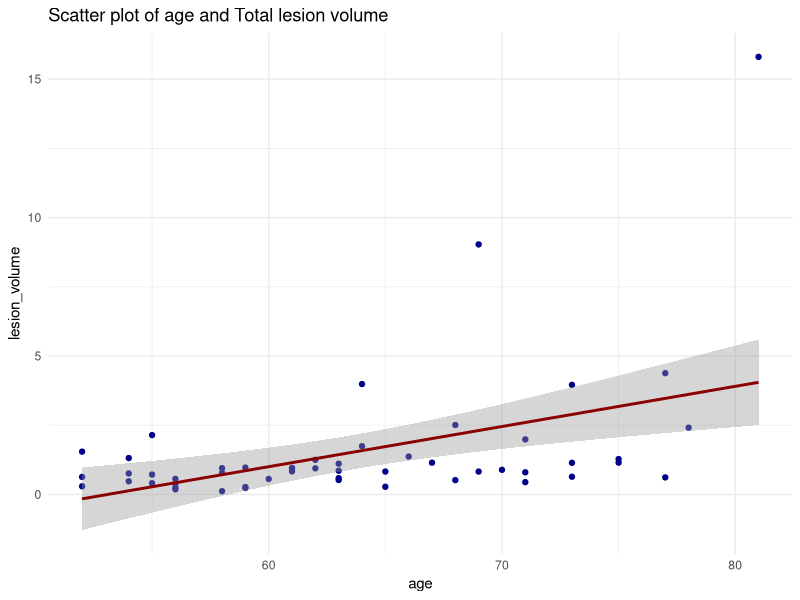
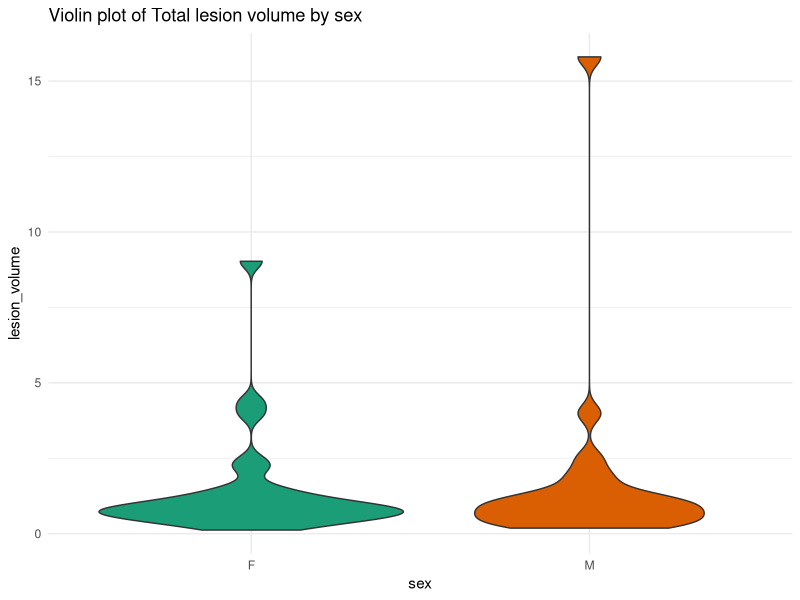
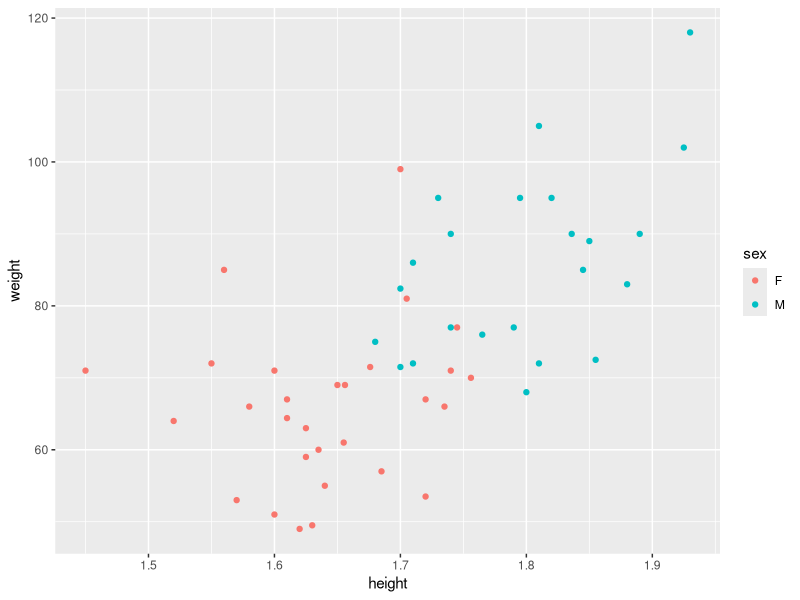
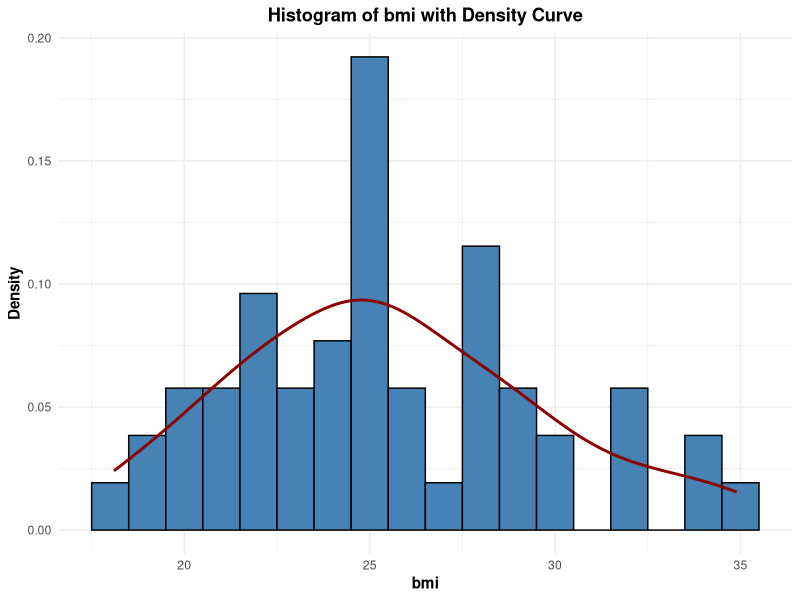
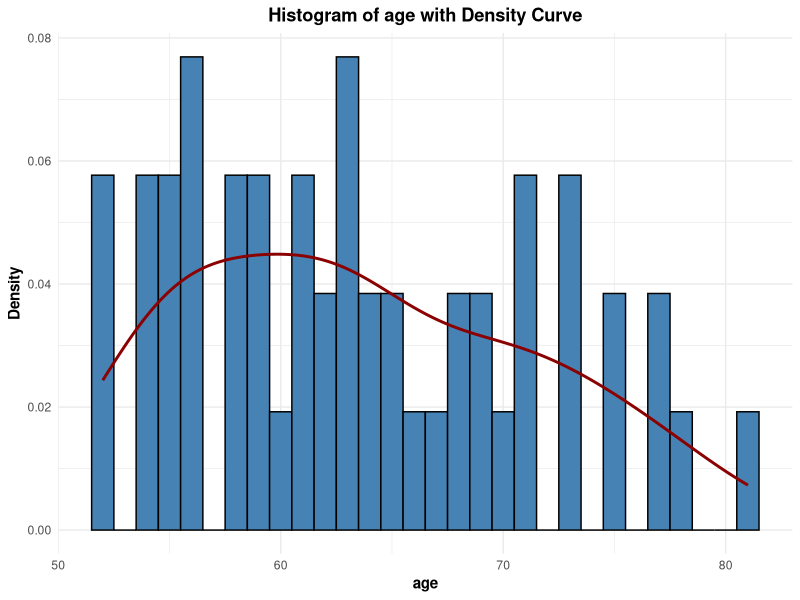
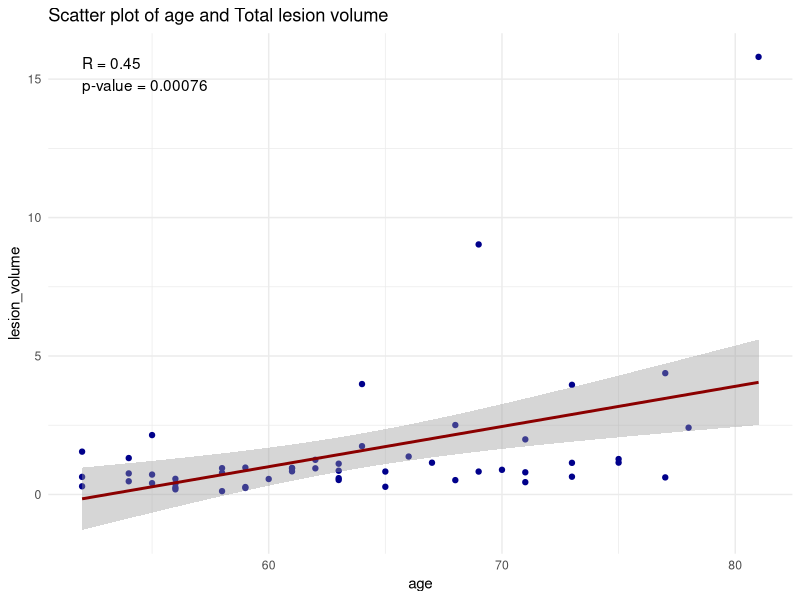
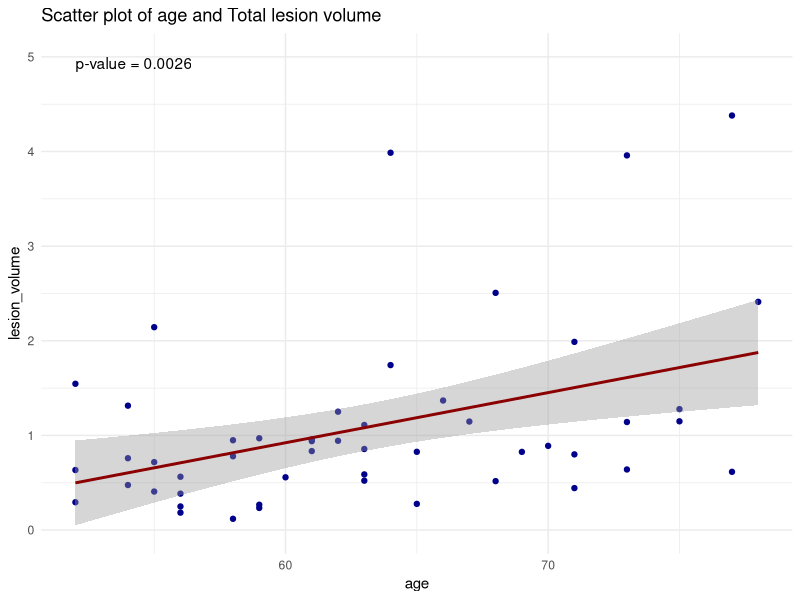
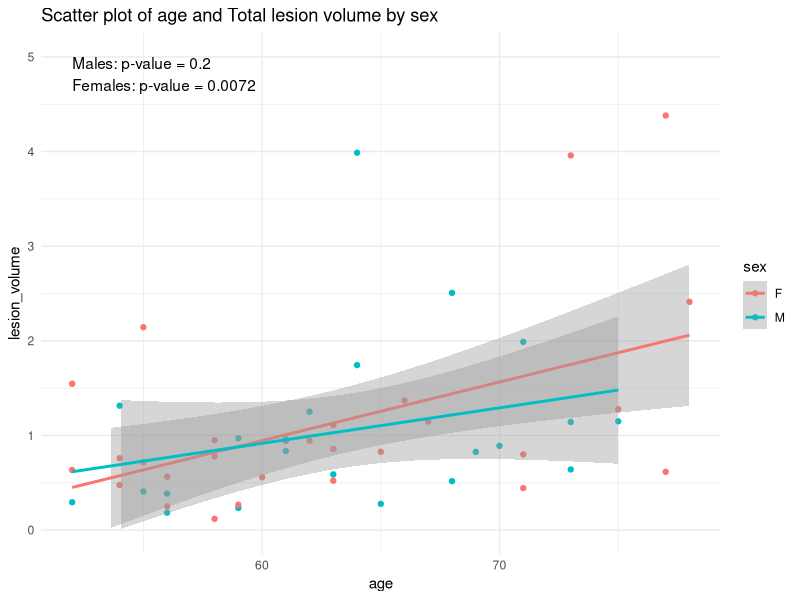

R code for these plots, in order:
## ---- chunk 1
knitr::opts_chunk$set(echo = TRUE)
## ---- chunk 2
library(tidyverse)
library(ggplot2)
library(rmarkdown)
library(ggpubr)
## ---- chunk 3
data <- read_csv("../data/participant_data.csv")
## ---- chunk 4
head(data)
## ---- chunk 5
summary(data)
## ---- chunk 6
ggplot(data, aes(x = age, y = `lesion_volume`)) +
  geom_point(color = "darkblue") +
  geom_smooth(method = "lm", se = TRUE, color = "darkred", linetype = "solid") +
  labs(title = "Scatter plot of age and Total lesion volume",
       x = "age",
       y = "lesion_volume") +
  theme_minimal()
## ---- chunk 7
ggplot(data, aes(x = sex, y = `lesion_volume`)) +
  geom_violin(aes(fill = sex), scale = "area", trim = TRUE) +
  scale_fill_brewer(palette = "Dark2") +
  labs(title = "Violin plot of Total lesion volume by sex",
       x = "sex",
       y = "lesion_volume") +
  theme_minimal() +
  theme(legend.position = "none")
## ---- chunk 8
g <- ggplot(data, aes(x=height, y=weight, colour=sex))
g <- g + geom_point()
g
## ---- chunk 9
ggplot(data, aes(x = bmi)) +
  geom_histogram(aes(y = after_stat(density)), binwidth = 1, fill = "steelblue", color = "black") +
  geom_density(color = "darkred", linetype = "solid", linewidth = 1) +
  labs(title = "Histogram of bmi with Density Curve",
       x = "bmi",
       y = "Density") +
  theme_minimal() +
  theme(plot.title = element_text(face = "bold", hjust = 0.5),
        axis.title.x = element_text(face = "bold"),
        axis.title.y = element_text(face = "bold"))
## ---- chunk 10
ggplot(data, aes(x = age)) +
  geom_histogram(aes(y = after_stat(density)), binwidth = 1, fill = "steelblue", color = "black") +
  geom_density(color = "darkred", linetype = "solid", linewidth = 1) +
  labs(title = "Histogram of age with Density Curve",
       x = "age",
       y = "Density") +
  theme_minimal() +
  theme(plot.title = element_text(face = "bold", hjust = 0.5),
        axis.title.x = element_text(face = "bold"),
        axis.title.y = element_text(face = "bold"))
## ---- chunk 11
group_by(data, sex) %>%
  summarise(
    count = n(),
    mean = mean(height, na.rm = TRUE),
    sd = sd(height, na.rm = TRUE)
  )

group_by(data, sex) %>%
  summarise(
    count = n(),
    mean = mean(weight, na.rm = TRUE),
    sd = sd(weight, na.rm = TRUE)
  )
## ---- chunk 12
women<-data[which(data$sex=="F"),] 
men<-data[which(data$sex=="M"),] 

t.test(women$height, men$height)
t.test(women$weight, men$weight)
## ---- chunk 13
# Calculate linear regression
regression <- lm(`lesion_volume` ~ age, data = data)
r_value <- cor(data$age, data$`lesion_volume`)
p_value <- summary(regression)$coefficients[2, "Pr(>|t|)"]

# Create plot
ggplot(data, aes(x = age, y = `lesion_volume`)) +
  geom_point(color = "darkblue") +
  geom_smooth(method = "lm", se = TRUE, color = "darkred", linetype = "solid") +
  labs(title = "Scatter plot of age and Total lesion volume",
       x = "age",
       y = "lesion_volume") +
  theme_minimal() +
  annotate("text", x = min(data$age), y = max(data$`lesion_volume`),
           label = paste("R = ", round(r_value, 2), "\np-value = ", format.pval(p_value, digits = 2), sep = ""),
           hjust = 0, vjust = 1)
## ---- chunk 14
# Remove 21st and 30th rows
data_removed <- data[-c(21, 30),]

# Perform linear regression
model <- lm(`lesion_volume` ~ age, data = data_removed)
p_value <- summary(model)$coefficients[2, "Pr(>|t|)"]

# Create a scatter plot
ggplot(data_removed, aes(x = age, y = `lesion_volume`)) +
  geom_point(color = "darkblue") +
  geom_smooth(method = "lm", se = TRUE, color = "darkred", linetype = "solid") +
  labs(title = "Scatter plot of age and Total lesion volume",
       x = "age",
       y = "lesion_volume") +
  scale_y_continuous(limits = c(0, 5)) +
  theme_minimal() +
  annotate("text", x = min(data_removed$age), y = 5,
           label = paste("p-value = ", format.pval(p_value, digits = 2), sep = ""),
           hjust = 0, vjust = 1)
## ---- chunk 15
# Perform linear regression for each sex
model_male <- lm(`lesion_volume` ~ age, data = data_removed[data_removed$sex == "M",])
model_female <- lm(`lesion_volume` ~ age, data = data_removed[data_removed$sex == "F",])

# Extract p-values
p_value_male <- summary(model_male)$coefficients[2, "Pr(>|t|)"]
p_value_female <- summary(model_female)$coefficients[2, "Pr(>|t|)"]

# Create a scatter plot separating Males and Females
ggplot(data_removed, aes(x = age, y = `lesion_volume`, color = sex)) +
  geom_point() +
  geom_smooth(method = "lm", se = TRUE, linetype = "solid") +
  labs(title = "Scatter plot of age and Total lesion volume by sex",
       x = "age",
       y = "lesion_volume") +
  scale_y_continuous(limits = c(0, 5)) +
  theme_minimal() +
  annotate("text", x = min(data_removed$age), y = 5,
           label = paste("Males: p-value = ", format.pval(p_value_male, digits = 2), "\nFemales: p-value = ", format.pval(p_value_female, digits = 2), sep = ""),
           hjust = 0, vjust = 1)
## ---- chunk 16
rt_data <- read_csv("../data/rt_data.csv")
## ---- chunk 17
# Create a theme for scientific publication
theme_publication <- theme_minimal() +
  theme(
    plot.title = element_text(face = "bold", size = 14, hjust = 0.5),
    axis.title = element_text(face = "bold", size = 12),
    axis.text = element_text(size = 10),
    legend.position = "none"
  )

# Plot Age against correct_rt
rt_model <- lm(correct_rt ~ Age, data = rt_data)
rt_p_value <- summary(rt_model)$coefficients[2, "Pr(>|t|)"]

rt_plot <- ggplot(rt_data, aes(x = Age, y = correct_rt)) +
  geom_point(color = "darkblue") +
  geom_smooth(method = "lm", se = FALSE, color = "darkred", linetype = "solid") +
  labs(title = "Reaction Time vs. Age",
       x = "Age",
       y = "Mean Correct Reaction Time (ms)") +
  theme_publication +
  annotate("text", x = min(rt_data$Age), y = max(rt_data$correct_rt),
           label = paste("p-value =", format.pval(rt_p_value, digits = 3)),
           hjust = 0, vjust = 1, size = 4)

# Plot Age against correct_percent
percent_model <- lm(correct_percent ~ Age, data = rt_data)
percent_p_value <- summary(percent_model)$coefficients[2, "Pr(>|t|)"]

percent_plot <- ggplot(rt_data, aes(x = Age, y = correct_percent)) +
  geom_point(color = "darkblue") +
  geom_smooth(method = "lm", se = FALSE, color = "darkred", linetype = "solid") +
  labs(title = "Correct Percentage vs. Age",
       x = "Age",
       y = "Correct Percentage (%)") +
  theme_publication +
  annotate("text", x = min(rt_data$Age), y = max(rt_data$correct_percent),
           label = paste("p-value =", format.pval(percent_p_value, digits = 3)),
           hjust = 0, vjust = 1, size = 4)

# Display the plots
print(rt_plot)
print(percent_plot)
## ---- chunk 18
# Create a theme for scientific publication
theme_publication <- theme_minimal() +
  theme(
    plot.title = element_text(face = "bold", size = 14, hjust = 0.5),
    axis.title = element_text(face = "bold", size = 12),
    axis.text = element_text(size = 10),
    legend.title = element_blank(),
    legend.text = element_text(size = 10),
    legend.position = "bottom"
  )

# Plot Age against correct_rt separated by Sex
rt_model_m <- lm(correct_rt ~ Age, data = rt_data[rt_data$Sex == "M", ])
rt_model_f <- lm(correct_rt ~ Age, data = rt_data[rt_data$Sex == "F", ])
rt_p_value_m <- summary(rt_model_m)$coefficients[2, "Pr(>|t|)"]
rt_p_value_f <- summary(rt_model_f)$coefficients[2, "Pr(>|t|)"]

rt_plot <- ggplot(rt_data, aes(x = Age, y = correct_rt, color = Sex)) +
  geom_point() +
  geom_smooth(method = "lm", se = FALSE, linetype = "solid") +
  labs(title = "Reaction Time vs. Age by Sex",
       x = "Age",
       y = "Correct Reaction Time (ms)") +
  scale_color_manual(values = c("darkblue", "darkred"),
                     labels = c("Female", "Male")) +
  theme_publication +
  annotate("text", x = min(rt_data$Age), y = max(rt_data$correct_rt),
           label = paste("Males: p-value =", format.pval(rt_p_value_m, digits = 3),
                         "\nFemales: p-value =", format.pval(rt_p_value_f, digits = 3)),
           hjust = 0, vjust = 1, size = 4) +
  guides(color = guide_legend(title = "Sex"))

# Plot Age against correct_percent separated by Sex
percent_model_m <- lm(correct_percent ~ Age, data = rt_data[rt_data$Sex == "M", ])
percent_model_f <- lm(correct_percent ~ Age, data = rt_data[rt_data$Sex == "F", ])
percent_p_value_m <- summary(percent_model_m)$coefficients[2, "Pr(>|t|)"]
percent_p_value_f <- summary(percent_model_f)$coefficients[2, "Pr(>|t|)"]

percent_plot <- ggplot(rt_data, aes(x = Age, y = correct_percent, color = Sex)) +
  geom_point() +
  geom_smooth(method = "lm", se = FALSE, linetype = "solid") +
  labs(title = "Correct Percentage vs. Age by Sex",
       x = "Age",
       y = "Correct Percentage (%)") +
  scale_color_manual(values = c("darkblue", "darkred"),
                     labels = c("Female", "Male")) +
  theme_publication +
  annotate("text", x = min(rt_data$Age), y = min(rt_data$correct_percent),
           label = paste("Males: p-value =", format.pval(percent_p_value_m, digits = 3),
                         "\nFemales: p-value =", format.pval(percent_p_value_f, digits = 3)),
           hjust = 0, vjust = 0, size = 4) +
  guides(color = guide_legend(title = "Sex"))

# Display the plots
print(rt_plot)
print(percent_plot)
## ---- chunk 19
# Create a theme for scientific publication
theme_publication <- theme_minimal() +
  theme(
    plot.title = element_text(face = "bold", size = 14, hjust = 0.5),
    axis.title = element_text(face = "bold", size = 12),
    axis.text = element_text(size = 10),
    legend.position = "none"
  )

# Plot lesion_number against correct_percent
model_ln_cp <- lm(correct_percent ~ lesion_number, data = rt_data)
p_value_ln_cp <- summary(model_ln_cp)$coefficients[2, "Pr(>|t|)"]

plot_ln_cp <- ggplot(rt_data, aes(x = lesion_number, y = correct_percent)) +
  geom_point(color = "darkblue", alpha = 0.7) +
  geom_smooth(method = "lm", se = FALSE, color = "darkblue", linetype = "solid") +
  labs(title = "Lesion Number vs. Correct Percentage",
       x = "Lesion Number",
       y = "Correct Percentage (%)") +
  annotate("text", x = max(rt_data$lesion_number), y = max(rt_data$correct_percent),
           label = paste("p-value =", format.pval(p_value_ln_cp, digits = 3)),
           hjust = 1, vjust = 1, size = 4) +
  theme_publication

# Plot lesion_number against correct_rt
model_ln_rt <- lm(correct_rt ~ lesion_number, data = rt_data)
p_value_ln_rt <- summary(model_ln_rt)$coefficients[2, "Pr(>|t|)"]

plot_ln_rt <- ggplot(rt_data, aes(x = lesion_number, y = correct_rt)) +
  geom_point(color = "darkred", alpha = 0.7) +
  geom_smooth(method = "lm", se = FALSE, color = "darkred", linetype = "solid") +
  labs(title = "Lesion Number vs. Correct Reaction Time",
       x = "Lesion Number",
       y = "Correct Reaction Time (ms)") +
  annotate("text", x = max(rt_data$lesion_number), y = max(rt_data$correct_rt),
           label = paste("p-value =", format.pval(p_value_ln_rt, digits = 3)),
           hjust = 1, vjust = 1, size = 4) +
  theme_publication

# Plot lesion_volume against correct_percent
model_lv_cp <- lm(correct_percent ~ lesion_volume, data = rt_data)
p_value_lv_cp <- summary(model_lv_cp)$coefficients[2, "Pr(>|t|)"]

plot_lv_cp <- ggplot(rt_data, aes(x = lesion_volume, y = correct_percent)) +
  geom_point(color = "darkblue", alpha = 0.7) +
  geom_smooth(method = "lm", se = FALSE, color = "darkblue", linetype = "solid") +
  labs(title = "Lesion Volume vs. Correct Percentage",
       x = "Lesion Volume",
       y = "Correct Percentage (%)") +
  annotate("text", x = max(rt_data$lesion_volume), y = max(rt_data$correct_percent),
           label = paste("p-value =", format.pval(p_value_lv_cp, digits = 3)),
           hjust = 1, vjust = 1, size = 4) +
  theme_publication

# Plot lesion_volume against correct_rt
model_lv_rt <- lm(correct_rt ~ lesion_volume, data = rt_data)
p_value_lv_rt <- summary(model_lv_rt)$coefficients[2, "Pr(>|t|)"]

plot_lv_rt <- ggplot(rt_data, aes(x = lesion_volume, y = correct_rt)) +
  geom_point(color = "darkred", alpha = 0.7) +
  geom_smooth(method = "lm", se = FALSE, color = "darkred", linetype = "solid") +
  labs(title = "Lesion Volume vs. Correct Reaction Time",
       x = "Lesion Volume",
       y = "Correct Reaction Time (ms)") +
  annotate("text", x = max(rt_data$lesion_volume), y = max(rt_data$correct_rt),
           label = paste("p-value =", format.pval(p_value_lv_rt, digits = 3)),
           hjust = 1, vjust = 1, size = 4) +
  theme_publication

# Display the plots
print(plot_ln_cp)
print(plot_ln_rt)
print(plot_lv_cp)
print(plot_lv_rt)
## ---- chunk 20
# Create a theme for scientific publication
theme_publication <- theme_minimal() +
  theme(
    plot.title = element_text(face = "bold", size = 14, hjust = 0.5),
    axis.title = element_text(face = "bold", size = 12),
    axis.text = element_text(size = 10),
    legend.position = "none"
  )

# Subset the data to exclude lesion_volume greater than 5
rt_data_subset <- subset(rt_data, lesion_volume <= 5)

# Plot lesion_number against correct_percent
model_ln_cp <- lm(correct_percent ~ lesion_number, data = rt_data_subset)
p_value_ln_cp <- summary(model_ln_cp)$coefficients[2, "Pr(>|t|)"]

plot_ln_cp <- ggplot(rt_data_subset, aes(x = lesion_number, y = correct_percent)) +
  geom_point(color = "darkblue", alpha = 0.7) +
  geom_smooth(method = "lm", se = FALSE, color = "darkblue", linetype = "solid") +
  labs(title = "Lesion Number vs. Correct Percentage",
       x = "Lesion Number",
       y = "Correct Percentage (%)") +
  annotate("text", x = max(rt_data_subset$lesion_number), y = max(rt_data_subset$correct_percent),
           label = paste("p-value =", format.pval(p_value_ln_cp, digits = 3)),
           hjust = 1, vjust = 1, size = 4) +
  theme_publication

# Plot lesion_number against correct_rt
model_ln_rt <- lm(correct_rt ~ lesion_number, data = rt_data_subset)
p_value_ln_rt <- summary(model_ln_rt)$coefficients[2, "Pr(>|t|)"]

plot_ln_rt <- ggplot(rt_data_subset, aes(x = lesion_number, y = correct_rt)) +
  geom_point(color = "darkred", alpha = 0.7) +
  geom_smooth(method = "lm", se = FALSE, color = "darkred", linetype = "solid") +
  labs(title = "Lesion Number vs. Correct Reaction Time",
       x = "Lesion Number",
       y = "Correct Reaction Time (ms)") +
  annotate("text", x = max(rt_data_subset$lesion_number), y = max(rt_data_subset$correct_rt),
           label = paste("p-value =", format.pval(p_value_ln_rt, digits = 3)),
           hjust = 1, vjust = 1, size = 4) +
  theme_publication

# Plot lesion_volume against correct_percent
model_lv_cp <- lm(correct_percent ~ lesion_volume, data = rt_data_subset)
p_value_lv_cp <- summary(model_lv_cp)$coefficients[2, "Pr(>|t|)"]

plot_lv_cp <- ggplot(rt_data_subset, aes(x = lesion_volume, y = correct_percent)) +
  geom_point(color = "darkblue", alpha = 0.7) +
  geom_smooth(method = "lm", se = FALSE, color = "darkblue", linetype = "solid") +
  labs(title = "Lesion Volume vs. Correct Percentage",
       x = "Lesion Volume",
       y = "Correct Percentage (%)") +
  annotate("text", x = max(rt_data_subset$lesion_volume), y = max(rt_data_subset$correct_percent),
           label = paste("p-value =", format.pval(p_value_lv_cp, digits = 3)),
           hjust = 1, vjust = 1, size = 4) +
  theme_publication

# Plot lesion_volume against correct_rt
model_lv_rt <- lm(correct_rt ~ lesion_volume, data = rt_data_subset)
p_value_lv_rt <- summary(model_lv_rt)$coefficients[2, "Pr(>|t|)"]

plot_lv_rt <- ggplot(rt_data_subset, aes(x = lesion_volume, y = correct_rt)) +
  geom_point(color = "darkred", alpha = 0.7) +
  geom_smooth(method = "lm", se = FALSE, color = "darkred", linetype = "solid") +
  labs(title = "Lesion Volume vs. Correct Reaction Time",
       x = "Lesion Volume",
       y = "Correct Reaction Time (ms)") +
  annotate("text", x = max(rt_data_subset$lesion_volume), y = max(rt_data_subset$correct_rt),
           label = paste("p-value =", format.pval(p_value_lv_rt, digits = 3)),
           hjust = 1, vjust = 1, size = 4) +
  theme_publication

# Display the plots
print(plot_ln_cp)
print(plot_ln_rt)
print(plot_lv_cp)
print(plot_lv_rt)
## ---- chunk 21
combined_data <- read_csv("../data/correct_rt_data.csv")
## ---- chunk 22
# Create the scatter plot with mean and standard deviation error bars and a trend line
ggplot(combined_data, aes(x = age, y = RT, color = ID)) +
  geom_point(alpha = 0.5) +
  stat_summary(fun.data = "mean_sdl", fun.args = list(mult = 1), geom = "errorbar", width = 0.4, color = "black") +
  stat_summary(fun = "mean", geom = "point", shape = 21, fill = "white", size = 3) +
  geom_smooth(method = "lm", se = TRUE, color = "black", fill = "gray", alpha = 0.2) +
  labs(x = "Age", y = "Reaction Time", color = "ID") +
  theme_classic() +
  guides(color = FALSE)
